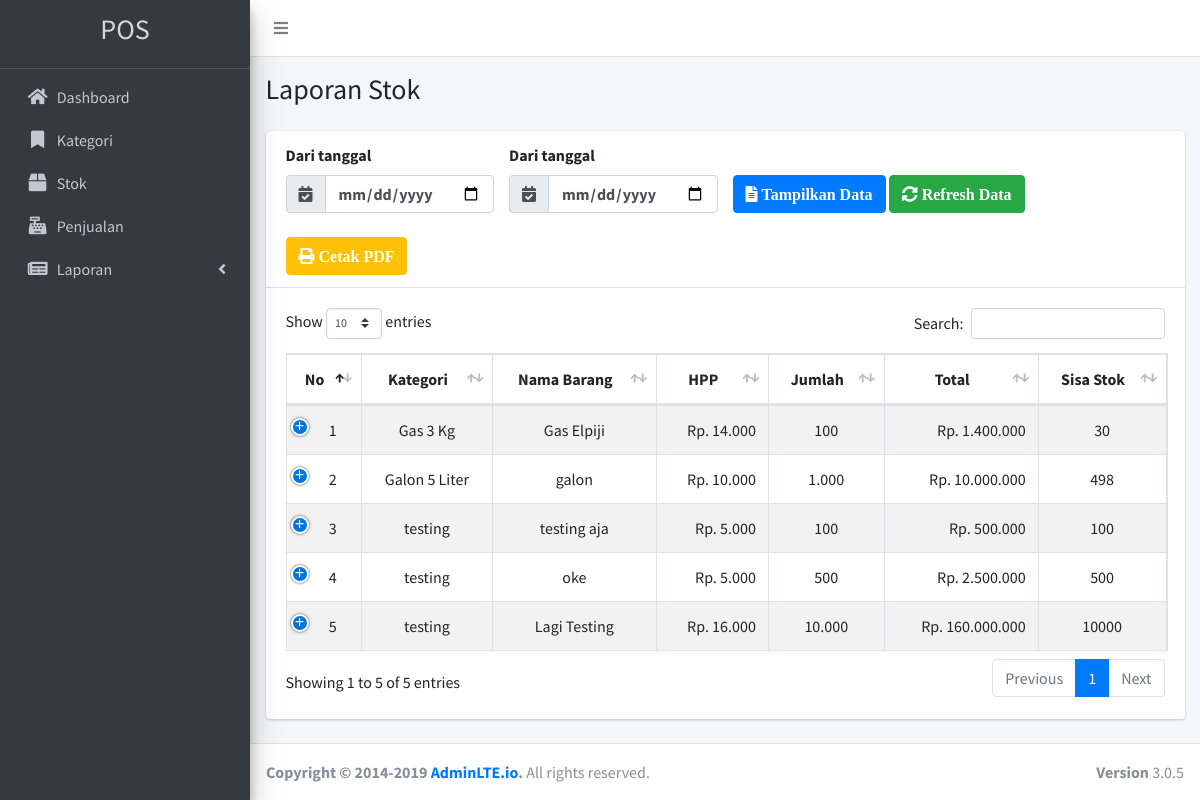
The page /index.php/admin/laporan/laporan_stok on the database its author committed.
### tables this page shows
CREATE TABLE `stok` (
  `id` int(11) NOT NULL,
  `id_kategori` int(11) NOT NULL,
  `title` varchar(255) NOT NULL,
  `hpp` int(11) NOT NULL,
  `jumlah` int(11) NOT NULL,
  `total` int(11) NOT NULL,
  `tanggal_masuk` date NOT NULL,
  `stok_akhir` int(11) NOT NULL
);

CREATE TABLE `kategori` (
  `id` int(11) NOT NULL,
  `title` varchar(255) NOT NULL
);

### application/core/MY_Controller.php (called while the page is built, shortened)
<?php
class MY_Controller extends CI_Controller
{
    public function view($data)
    {
        $this->load->view('layout/app', $data);
    }
}

### application/controllers/admin/Laporan.php (called while the page is built, shortened)
<?php
class Laporan extends MY_Controller
{
    public function laporan_stok()
    {
        if (!$_POST) {
            $data['datajoin'] = $this->Stok_model->tampildata();
            $data['title'] = 'Laporan Data Penjualan';
            $data['page']  = 'pages/admin/laporan/stok';
            $this->view($data);
        } else {
            $this->_tampilDataStokBulanan();
        }
    }
}

### index.php (called while the page is built, shortened)
<?php
require_once BASEPATH.'core/CodeIgniter.php';

### application/models/Stok_model.php (called while the page is built, shortened)
<?php
class Stok_model extends MY_Model
{
    public function tampildata()
    {
        $this->db->select('stok.id,stok.stok_akhir,stok.id_kategori,kategori.title,stok.title as nama_barang,stok.hpp,stok.jumlah,stok.total,stok.tanggal_masuk');
        $this->db->from('stok', 'kategori');
        $this->db->join('kategori', 'stok.id_kategori = kategori.id');
        $query = $this->db->get()->result();
        return $query;
    }
}

### application/views/pages/admin/laporan/stok.php (the view, shortened to what this page needs)
<div class="content-wrapper">
    <section class="content header pt-3 pb-3">
        <div class="container-fluid">
            <h3>Laporan Stok</h3>
        </div>
    </section>
    <section class="content">
        <div class="container-fluid">
            <div class="card">
                <div class="card-header">
                    <form action="<?= base_url('admin/laporan/cetakpdfFilter') ?>" method="POST">
                        <div class="row">
                            <div class="col-md-3">
                                <label for="">Dari tanggal</label>
                                <div class="input-group">
                                    <div class="input-group-prepend">
                                        <span class="input-group-text" id="basic-addon1"><i class="fa fa-calendar-check"></i></span>
                                    </div>
                                    <input type="date" id="" class="form-control font-weight-bold" name="tanggal_awal" required autocomplete="off">
                                </div>
                            </div>
                            <div class="col-md-3">
                                <label for="">Dari tanggal</label>
                                <div class="input-group">
                                    <div class="input-group-prepend">
                                        <span class="input-group-text" id="basic-addon1"><i class="fa fa-calendar-check"></i></span>
                                    </div>
                                    <input type="date" autocomplete="off" id="" class="form-control font-weight-bold" name="tanggal_akhir" required>
                                </div>
                            </div>
                            <div class="col-md-6 mt-2">
                                <button type="submit" class="btn btn-primary mt-4"> <i class="fa fa-file-alt"> Tampilkan Data</i> </button>
                                <a href="<?= base_url('admin/laporan/resetData') ?>" class="btn btn-success mt-4"><i class="fa fa-sync-alt"> Refresh Data</i></a>
                            </div>
                        </div>
                        <div class="row">
                            <div class="col-lg-6">
                                <a href="<?= base_url('admin/laporan/cetakpdf') ?>" class="btn btn-warning mt-4 text-white"><i class="fa fa-print"> Cetak PDF</i></a>
                            </div>
                        </div>
                    </form>
                </div>
                <div class="card-body">
                    <table id="myTable" class="table table-bordered table-striped">
                        <thead>
                            <tr class="text-center">
                                <th>No</th>
                                <th>Kategori</th>
                                <th>Nama Barang</th>
                                <th>HPP</th>
                                <th>Jumlah</th>
                                <th>Total</th>
                                <th>Sisa Stok</th>
                            </tr>
                        </thead>
                        <tbody>
                            <?php $no = 1;
                            foreach ($datajoin as $stok) :  ?>
                                <tr class="text-center">
                                    <td><?= $no++ ?></td>
                                    <td><?= $stok->title ?></td>
                                    <td><?= $stok->nama_barang ?></td>
                                    <td class="text-right">Rp. <?= number_format($stok->hpp, 0, ',', '.') ?></td>
                                    <td class="text-center"><?= number_format($stok->jumlah, 0, ',', '.') ?></td>
                                    <td class="text-right">Rp. <?= number_format($stok->total, 0, ',', '.') ?></td>
                                    <td><?= $stok->stok_akhir ?></td>
                                </tr>
                            <?php endforeach; ?>
                        </tbody>
                    </table>
                </div>
            </div>
        </div>
    </section>
</div>

### application/views/layout/app.php (shortened to what this page needs)
<!DOCTYPE html>
<html><head>
  <link rel="stylesheet" href="<?= base_url('assets/adminlte/') ?>plugins/fontawesome-free/css/all.min.css">
  <link rel="stylesheet" href="https://code.ionicframework.com/ionicons/2.0.1/css/ionicons.min.css">
  <link rel="stylesheet" href="<?= base_url('assets/adminlte/') ?>plugins/tempusdominus-bootstrap-4/css/tempusdominus-bootstrap-4.min.css">
  <link rel="stylesheet" href="<?= base_url('assets/adminlte/') ?>plugins/icheck-bootstrap/icheck-bootstrap.min.css">
  <link rel="stylesheet" href="<?= base_url('assets/adminlte/') ?>plugins/jqvmap/jqvmap.min.css">
  <link rel="stylesheet" href="<?= base_url('assets/adminlte/') ?>dist/css/adminlte.min.css">
  <link rel="stylesheet" href="<?= base_url('assets/adminlte/') ?>plugins/overlayScrollbars/css/OverlayScrollbars.min.css">
  <link rel="stylesheet" href="<?= base_url('assets/adminlte/') ?>plugins/daterangepicker/daterangepicker.css">
  <link rel="stylesheet" href="<?= base_url('assets/adminlte/') ?>plugins/summernote/summernote-bs4.css">
  <link rel="stylesheet" href="<?= base_url('assets/') ?>sweetalert2.min.css">
  <link href="<?php echo base_url('/assets/css/jquery.datetimepicker.min.css') ?>" rel="stylesheet">
  <link rel="stylesheet" href="<?= base_url('assets/adminlte/') ?>plugins/datatables-bs4/css/dataTables.bootstrap4.min.css">
  <link rel="stylesheet" href="<?= base_url('assets/adminlte/') ?>plugins/datatables-responsive/css/responsive.bootstrap4.min.css">
</head><body class="hold-transition sidebar-mini layout-fixed">
  <div class="wrapper">
    <?php $this->load->view('layout/_navbar') ?>
    <?php $this->load->view('layout/_sidebar'); ?>
    <?php $this->load->view($page) ?>
    <footer class="main-footer">
      <strong>Copyright &copy; 2014-2019 <a href="http://adminlte.io">AdminLTE.io</a>.</strong>
      All rights reserved.
      <div class="float-right d-none d-sm-inline-block">
        <b>Version</b> 3.0.5
      </div>
    </footer>
  </div>
</body></html>

### application/views/layout/_navbar.php
<nav class="main-header navbar navbar-expand navbar-white navbar-light">
    <ul class="navbar-nav">
        <li class="nav-item">
            <a class="nav-link" data-widget="pushmenu" href="#" role="button"><i class="fas fa-bars"></i></a>
        </li>
    </ul>
</nav>

### application/views/layout/_sidebar.php (shortened to what this page needs)
<aside class="main-sidebar sidebar-dark-primary elevation-4">
    <div class="text-center">
        <a href="../../index3.html" class="brand-link">
            <h3>POS</h3>
        </a>
    </div>
    <div class="sidebar">
        <nav class="mt-2">
            <ul class="nav nav-pills nav-sidebar flex-column" data-widget="treeview" role="menu" data-accordion="false">
                <li class="nav-item">
                    <a href="<?= base_url('admin/dashboard') ?>" class="nav-link">
                        <i class="nav-icon fas fa-home"></i>
                        <p>
                            Dashboard
                        </p>
                    </a>
                </li>
                <li class="nav-item">
                    <a href="<?= base_url('admin/kategori') ?>" class="nav-link">
                        <i class="nav-icon fas fa-bookmark"></i>
                        <p>
                            Kategori
                        </p>
                    </a>
                </li>
                <li class="nav-item">
                    <a href="<?= base_url('admin/stok') ?>" class="nav-link">
                        <i class="nav-icon fas fa-box"></i>
                        <p>
                            Stok
                        </p>
                    </a>
                </li>
                <li class="nav-item">
                    <a href="<?= base_url('admin/penjualan') ?>" class="nav-link">
                        <i class="nav-icon fas fa-cash-register"></i>
                        <p>
                            Penjualan
                        </p>
                    </a>
                </li>
                <li class="nav-item has-treeview">
                    <a href="#" class="nav-link">
                        <i class="nav-icon fas fa-newspaper"></i>
                        <p>
                            Laporan
                            <i class="fas fa-angle-left right"></i>
                        </p>
                    </a>
                </li>
            </ul>
        </nav>
    </div>
</aside>

### rows shown on the page
stok: id_kategori.title "Gas 3 Kg", title "Gas Elpiji", hpp "14.000", jumlah "100", total "1.400.000", stok_akhir "30"
stok: id_kategori.title "Galon 5 Liter", title "galon", hpp "10.000", jumlah "1.000", total "10.000.000", stok_akhir "498"
stok: id_kategori.title "testing", title "testing aja", hpp "5.000", jumlah "100", total "500.000", stok_akhir "100"
stok: id_kategori.title "testing", title "oke", hpp "5.000", jumlah "500", total "2.500.000", stok_akhir "500"
stok: id_kategori.title "testing", title "Lagi Testing", hpp "16.000", jumlah "10.000", total "160.000.000", stok_akhir "10000"
